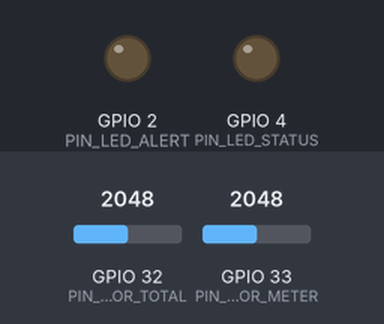
Bench run of a sketch on a simulated ESP32. Shown: output pins drawn as LEDs (lit = HIGH). Inputs (shaded band) come from the test bench; at power-on: GPIO 32 (PIN_SENSOR_TOTAL) = 2048, GPIO 33 (PIN_SENSOR_METER) = 2048. WiFi joins after 1.5 s; servers stay silent unless stated; uploads are accepted with an empty reply; what the sketch prints to the serial monitor is not drawn.

Above: at 1.1 s.
At 4.7 s:
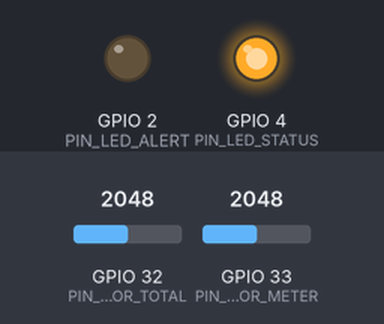
4.8 s: GPIO 32 (PIN_SENSOR_TOTAL) set to 2064
7.8 s: GPIO 33 (PIN_SENSOR_METER) set to 2064
Timing chart, 0 to 10.8 s (numbered marks = the images above; inputs shaded):
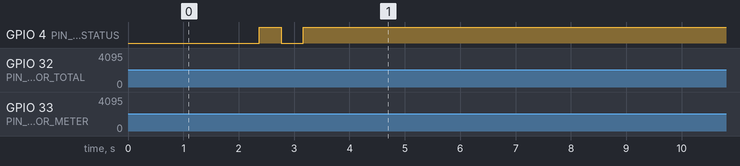

The sketch:

gridguard_esp32.ino
```cpp
/*
 * ============================================================================
 * GridGuard-AI: ESP32 Dual-Sensor Power Theft Detection Firmware
 * ============================================================================
 * Hardware: ESP32-WROOM DevKit
 * Sensor 1 (Feeder): ACS712-05B on GPIO32 (Direct ADC)
 * Sensor 2 (Metered): ACS712-05B on GPIO33 (via 10k/10k voltage divider)
 *
 * Operational Telemetry:
 * - Samples dual sensors with 120-sample oversampling and EMA smoothing (alpha=0.30)
 * - Transmits actual raw ADC counts and baseline deltas via HTTP POST to Flask
 * - Receives Random Forest classification from backend and services alert LEDs
 * - Selectable Serial Logging mode (CSV for dataset collection vs Human diagnostics)
 * ============================================================================
 */

#include <WiFi.h>
#include <HTTPClient.h>
#include "config.h"
#include "calibration.h"

// Telemetry state
static uint32_t last_telemetry_time_ms = 0;
static uint32_t last_wifi_check_time_ms = 0;
static uint32_t last_led_toggle_time_ms = 0;
static bool alert_led_state = false;
static bool active_theft_alert = false;

// Statistics and error backoff tracking
static uint32_t total_transmissions = 0;
static uint32_t failed_transmissions = 0;
static uint8_t consecutive_http_failures = 0;
static uint32_t backoff_until_ms = 0;

// Serial output mode: 0 = Human Text, 1 = Machine CSV
static uint8_t serial_mode = 0;
static char current_session_id[32] = "esp32_hardware";

void setup_wifi() {
    Serial.printf("\n[WiFi] Connecting to: %s", WIFI_SSID);
    WiFi.mode(WIFI_STA);
    WiFi.begin(WIFI_SSID, WIFI_PASSWORD);

    uint8_t retries = 0;
    while (WiFi.status() != WL_CONNECTED && retries < 20) {
        delay(400);
        Serial.print(".");
        digitalWrite(PIN_LED_STATUS, !digitalRead(PIN_LED_STATUS));
        retries++;
    }

    if (WiFi.status() == WL_CONNECTED) {
        Serial.println("\n[WiFi] Connected successfully!");
        Serial.printf("[WiFi] IP Address    : %s\n", WiFi.localIP().toString().c_str());
        Serial.printf("[WiFi] Target Backend: %s\n\n", BACKEND_API_URL);
        digitalWrite(PIN_LED_STATUS, HIGH);
    } else {
        Serial.println("\n[WiFi] Connection timeout. Operating in offline/serial mode; will reconnect in background.");
        digitalWrite(PIN_LED_STATUS, LOW);
    }
}

void check_wifi_connection() {
    static uint32_t lastReconnectAttemptMs = 0;
    static bool wasConnected = false;

    uint32_t now = millis();
    wl_status_t status = WiFi.status();

    // Already connected: no reconnect required.
    if (status == WL_CONNECTED) {
        if (!wasConnected && serial_mode == 0) {
            Serial.printf(
                "[WiFi] Connected. IP: %s\n",
                WiFi.localIP().toString().c_str()
            );
        }

        wasConnected = true;
        return;
    }

    wasConnected = false;

    // Retry at most once every 15 seconds.
    if (now - lastReconnectAttemptMs < 15000) {
        return;
    }

    lastReconnectAttemptMs = now;

    if (serial_mode == 0) {
        Serial.printf(
            "[WiFi] Not connected (status %d). Requesting reconnect...\n",
            static_cast<int>(status)
        );
    }

    // Do not call WiFi.disconnect() immediately before reconnect.
    // Avoid repeatedly issuing reconnect requests while connecting.
    if (status == WL_DISCONNECTED) {
        WiFi.reconnect();
    }

}

/**
 * Transmits real sensor readings to Flask backend via HTTP POST.
 * Returns true if accepted (HTTP 200/201), false otherwise.
 */
bool send_sensor_readings(const SensorData &data) {
    if (WiFi.status() != WL_CONNECTED) {
        return false;
    }

    // Apply backoff if consecutive failures occurred
    if (millis() < backoff_until_ms) {
        return false;
    }

    HTTPClient http;
    http.begin(BACKEND_API_URL);
    http.setTimeout(HTTP_TIMEOUT_MS);
    http.addHeader("Content-Type", "application/json");

    // Construct JSON payload with real sensor measurements
    char json_payload[384];
    snprintf(json_payload, sizeof(json_payload),
        "{"
        "\"timestamp_ms\":%lu,"
        "\"session_id\":\"%s\","
        "\"total_adc\":%.2f,"
        "\"metered_adc\":%.2f,"
        "\"delta_total\":%.2f,"
        "\"delta_metered\":%.2f,"
        "\"data_source\":\"hardware\""
        "}",
        millis(),
        current_session_id,
        data.filtered_total_adc,
        data.filtered_metered_adc,
        data.delta_total_adc,
        data.delta_metered_adc
    );

    int http_code = http.POST(json_payload);
    bool success = false;

    if (http_code > 0) {
        if (http_code == HTTP_CODE_OK || http_code == HTTP_CODE_CREATED) {
            success = true;
            total_transmissions++;
            consecutive_http_failures = 0;

            // Parse response for predicted status to update local LEDs
            String response = http.getString();
            if (response.indexOf("POSSIBLE_THEFT") >= 0 || response.indexOf("POSSIBLE_BYPASS") >= 0) {
                active_theft_alert = true;
            } else if (response.indexOf("NORMAL") >= 0) {
                active_theft_alert = false;
            }

            if (serial_mode == 0) {
                Serial.printf("  ↳ [HTTP %d] Telemetry ingested. Backend classified: %s\n",
                              http_code, active_theft_alert ? "POSSIBLE_THEFT ⚠️" : "NORMAL ✅");
            }
        } else {
            consecutive_http_failures++;
            failed_transmissions++;
            if (serial_mode == 0) Serial.printf("[HTTP] Server returned error status: %d\n", http_code);
        }
    } else {
        consecutive_http_failures++;
        failed_transmissions++;
        if (serial_mode == 0) Serial.printf("[HTTP] POST failed, error: %s\n", http.errorToString(http_code).c_str());
    }

    // Apply exponential backoff if backend unreachable
    if (consecutive_http_failures >= MAX_FAILED_RETRIES) {
        backoff_until_ms = millis() + RETRY_BACKOFF_MS;
        if (serial_mode == 0) Serial.printf("[HTTP] Bounded backoff: Pausing transmissions for %d ms\n", RETRY_BACKOFF_MS);
    }

    http.end();
    return success;
}

void update_led_indicators(bool alert_active) {
    if (alert_active) {
        // Fast flashing warning pattern (100ms cycle)
        if (millis() - last_led_toggle_time_ms >= 100) {
            last_led_toggle_time_ms = millis();
            alert_led_state = !alert_led_state;
            digitalWrite(PIN_LED_ALERT, alert_led_state);
        }
    } else {
        digitalWrite(PIN_LED_ALERT, LOW);
    }

    // Status LED reflects Wi-Fi health
    digitalWrite(PIN_LED_STATUS, (WiFi.status() == WL_CONNECTED) ? HIGH : LOW);
}

void handle_serial_commands() {
    if (Serial.available() > 0) {
        String cmd = Serial.readStringUntil('\n');
        cmd.trim();

        if (cmd.equalsIgnoreCase("MODE_CSV") || cmd.equalsIgnoreCase("C")) {
            serial_mode = 1;
            Serial.println("[MODE] Switched to CSV format output.");
        } else if (cmd.equalsIgnoreCase("MODE_TEXT") || cmd.equalsIgnoreCase("T")) {
            serial_mode = 0;
            Serial.println("[MODE] Switched to Human Text diagnostic output.");
        } else if (cmd.equalsIgnoreCase("CALIBRATE") || cmd.equalsIgnoreCase("R")) {
            calibrate_sensors();
        } else if (cmd.startsWith("SESSION ")) {
            String new_sess = cmd.substring(8);
            new_sess.trim();
            if (new_sess.length() > 0) {
                strncpy(current_session_id, new_sess.c_str(), sizeof(current_session_id) - 1);
                Serial.printf("[SESSION] Updated session_id to: %s\n", current_session_id);
            }
        }
    }
}

void setup() {
    Serial.begin(115200);
    delay(1000);

    Serial.println("\n=======================================================");
    Serial.println("           GRIDGUARD-AI: ESP32 FIRMWARE START          ");
    Serial.println("=======================================================");
    Serial.println("Commands available in Serial Monitor:");
    Serial.println("  'MODE_CSV'   or 'C' : Switch to machine CSV output mode");
    Serial.println("  'MODE_TEXT'  or 'T' : Switch to human diagnostic logs");
    Serial.println("  'CALIBRATE'  or 'R' : Re-run zero-current tare calibration");
    Serial.println("  'SESSION <id>'      : Set session identifier");
    Serial.println("=======================================================\n");

    // Pin configuration
    pinMode(PIN_SENSOR_TOTAL, INPUT);
    pinMode(PIN_SENSOR_METER, INPUT);
    pinMode(PIN_LED_ALERT, OUTPUT);
    pinMode(PIN_LED_STATUS, OUTPUT);

    digitalWrite(PIN_LED_ALERT, LOW);
    digitalWrite(PIN_LED_STATUS, LOW);

    // ADC Attenuation (11dB gives maximum input voltage range up to ~3.3V)
    analogSetAttenuation(ADC_11db);

    // Zero-Current Baseline Tare Calibration
    calibrate_sensors();

    // Wi-Fi Initialization
    setup_wifi();

    Serial.println("[SYSTEM] Setup complete. Entering continuous measurement loop...\n");
}

void loop() {
    uint32_t now = millis();

    // Check for incoming serial commands
    handle_serial_commands();

    // Periodic Wi-Fi connection heartbeat every 10 seconds
    if (now - last_wifi_check_time_ms >= 10000) {
        last_wifi_check_time_ms = now;
        check_wifi_connection();
    }

    // Main telemetry acquisition loop (default 1000ms / 1 Hz)
    if (now - last_telemetry_time_ms >= TELEMETRY_INTERVAL_MS) {
        last_telemetry_time_ms = now;

        // 1. Acquire oversampled and EMA-filtered ADC readings
        SensorData data;
        read_sensor_measurements(data);

        // 2. Serial Output Formatting
        if (serial_mode == 1) {
            // Machine CSV format for collection: CSV: ts,total_adc,metered_adc,delta_total,delta_metered
            Serial.printf("CSV: %lu,%.2f,%.2f,%.2f,%.2f\n",
                          now,
                          data.filtered_total_adc,
                          data.filtered_metered_adc,
                          data.delta_total_adc,
                          data.delta_metered_adc);
        } else {
            // Human diagnostic format
            Serial.printf("[SENSOR] Feeder: %6.1f ADC (Δ%+5.1f) | Metered: %6.1f ADC (Δ%+5.1f) | Est Current: Feeder: %.3fA, Meter: %.3fA (Δ%+.3fA)\n",
                          data.filtered_total_adc,
                          data.delta_total_adc,
                          data.filtered_metered_adc,
                          data.delta_metered_adc,
                          data.total_current_A,
                          data.meter_current_A,
                          data.diff_current_A);
        }

        // 3. Transmit real sensor readings to Flask backend via HTTP POST
        send_sensor_readings(data);
    }

    // Service alert indicator LED
    update_led_indicators(active_theft_alert);

    delay(10);
}
```

calibration.h
```cpp
/*
 * ============================================================================
 * GridGuard-AI: Sensor Calibration & Signal Acquisition Module
 * ============================================================================
 * Handles:
 * - 120-sample oversampling on ESP32 12-bit ADC
 * - Zero-current tare baseline calibration for GPIO32 and GPIO33
 * - 10k/10k voltage divider scaling on GPIO33
 * - Exponential Moving Average (EMA) filtering (alpha = 0.30)
 * - Calculation of raw ADC, filtered ADC, delta from baseline, and Amperes
 */

#ifndef GRIDGUARD_CALIBRATION_H
#define GRIDGUARD_CALIBRATION_H

#include <Arduino.h>
#include "config.h"

struct SensorData {
    // ADC Counts (0 - 4095)
    float baseline_total_adc;     // Feeder tare baseline (GPIO32)
    float baseline_metered_adc;   // Metered tare baseline (GPIO33)
    float filtered_total_adc;     // Oversampled & EMA-filtered ADC count
    float filtered_metered_adc;   // Oversampled & EMA-filtered ADC count
    float delta_total_adc;        // total_adc - baseline_total_adc
    float delta_metered_adc;      // metered_adc - baseline_metered_adc

    // Converted physical values (Amperes)
    float total_current_A;
    float meter_current_A;
    float diff_current_A;

    bool is_calibrated;
};

static SensorData g_sensor_data = {
    3102.0f,  // Nominal default baseline
    1551.0f,  // Nominal default baseline (after 10k/10k divider)
    3102.0f,
    1551.0f,
    0.0f,
    0.0f,
    0.0f,
    0.0f,
    0.0f,
    false
};

/**
 * Reads analog pin with oversampling and returns average raw ADC counts (0.0 to 4095.0).
 */
static inline float read_pin_raw_adc(uint8_t pin, uint16_t samples = OVERSAMPLE_COUNT) {
    uint32_t adc_sum = 0;
    for (uint16_t i = 0; i < samples; i++) {
        adc_sum += analogRead(pin);
        delayMicroseconds(40);
    }
    return (float)adc_sum / (float)samples;
}

/**
 * Performs startup zero-current tare calibration for both channels.
 * IMPORTANT: No load or motor should be drawing current during tare.
 */
static void calibrate_sensors() {
    Serial.println("\n[CALIB] ===================================================");
    Serial.println("[CALIB] Starting Dual ACS712 Zero-Current Baseline Calibration");
    Serial.println("[CALIB] Ensure NO electrical load is drawing current now...");
    Serial.println("[CALIB] ===================================================");

    uint32_t sum_ch1 = 0;
    uint32_t sum_ch2 = 0;

    for (uint16_t i = 0; i < CALIB_SAMPLE_COUNT; i++) {
        sum_ch1 += analogRead(PIN_SENSOR_TOTAL);
        sum_ch2 += analogRead(PIN_SENSOR_METER);
        delay(2);
    }

    g_sensor_data.baseline_total_adc = (float)sum_ch1 / (float)CALIB_SAMPLE_COUNT;
    g_sensor_data.baseline_metered_adc = (float)sum_ch2 / (float)CALIB_SAMPLE_COUNT;

    g_sensor_data.filtered_total_adc = g_sensor_data.baseline_total_adc;
    g_sensor_data.filtered_metered_adc = g_sensor_data.baseline_metered_adc;
    g_sensor_data.delta_total_adc = 0.0f;
    g_sensor_data.delta_metered_adc = 0.0f;
    g_sensor_data.total_current_A = 0.0f;
    g_sensor_data.meter_current_A = 0.0f;
    g_sensor_data.diff_current_A = 0.0f;
    g_sensor_data.is_calibrated = true;

    float v_ch1 = (g_sensor_data.baseline_total_adc / ADC_MAX_VAL) * ESP32_VREF_VOLTS;
    float v_ch2_pin = (g_sensor_data.baseline_metered_adc / ADC_MAX_VAL) * ESP32_VREF_VOLTS;
    float v_ch2_sensor = v_ch2_pin * CH2_VOLTAGE_DIVIDER_RATIO;

    Serial.println("[CALIB] Baseline Tare Complete:");
    Serial.printf("  - GPIO32 Feeder Baseline   : %6.1f ADC counts (%.3f V)\n", g_sensor_data.baseline_total_adc, v_ch1);
    Serial.printf("  - GPIO33 Metered Baseline  : %6.1f ADC counts (%.3f V pin -> %.3f V sensor)\n",
                  g_sensor_data.baseline_metered_adc, v_ch2_pin, v_ch2_sensor);
    Serial.println("[CALIB] ===================================================\n");
}

/**
 * Acquires filtered ADC readings from both sensors, calculates deltas from baseline,
 * and estimates Amperes.
 */
static void read_sensor_measurements(SensorData &out_data) {
    if (!g_sensor_data.is_calibrated) {
        calibrate_sensors();
    }

    // 1. Acquire oversampled raw ADC counts
    float raw_total_adc = read_pin_raw_adc(PIN_SENSOR_TOTAL, OVERSAMPLE_COUNT);
    float raw_metered_adc = read_pin_raw_adc(PIN_SENSOR_METER, OVERSAMPLE_COUNT);

    // 2. Exponential Moving Average (EMA) smoothing
    g_sensor_data.filtered_total_adc = (EMA_ALPHA * raw_total_adc) + ((1.0f - EMA_ALPHA) * g_sensor_data.filtered_total_adc);
    g_sensor_data.filtered_metered_adc = (EMA_ALPHA * raw_metered_adc) + ((1.0f - EMA_ALPHA) * g_sensor_data.filtered_metered_adc);

    // 3. Deltas from baseline tare
    g_sensor_data.delta_total_adc = g_sensor_data.filtered_total_adc - g_sensor_data.baseline_total_adc;
    g_sensor_data.delta_metered_adc = g_sensor_data.filtered_metered_adc - g_sensor_data.baseline_metered_adc;

    // 4. Physical Amperes conversion
    // GPIO32: Direct ADC
    float v_delta_total = (g_sensor_data.delta_total_adc / ADC_MAX_VAL) * ESP32_VREF_VOLTS;
    g_sensor_data.total_current_A = fabsf(v_delta_total / ACS712_SENSITIVITY_V_PER_A);

    // GPIO33: Voltage divider compensated (x2.0)
    float v_delta_metered_pin = (g_sensor_data.delta_metered_adc / ADC_MAX_VAL) * ESP32_VREF_VOLTS;
    float v_delta_metered_sensor = v_delta_metered_pin * CH2_VOLTAGE_DIVIDER_RATIO;
    g_sensor_data.meter_current_A = fabsf(v_delta_metered_sensor / ACS712_SENSITIVITY_V_PER_A);

    // Minor residual noise clamp
    if (g_sensor_data.total_current_A < 0.006f) g_sensor_data.total_current_A = 0.0f;
    if (g_sensor_data.meter_current_A < 0.006f) g_sensor_data.meter_current_A = 0.0f;

    g_sensor_data.diff_current_A = g_sensor_data.total_current_A - g_sensor_data.meter_current_A;

    out_data = g_sensor_data;
}

#endif // GRIDGUARD_CALIBRATION_H
```

Source omitted: config.h (3060 bytes)

Measured:
- after the input at 4.8 s, every drawn part: stays the same
- after the input at 7.8 s, every drawn part: stays the same
